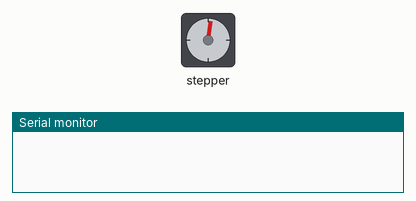
A sketch run on a simulated Arduino Uno, built with avr-gcc and run on an emulated ATmega328P. Shown: stepper motor, the last lines printed to the serial monitor. Stepper angles assume 200 steps per turn.

Above: at 0.05 s.
At 2.4 s:
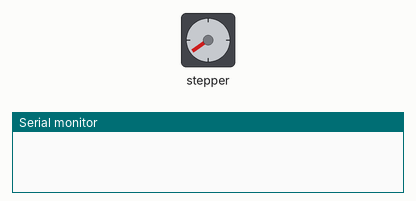
At 4.35 s:
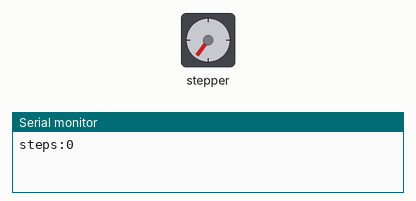
At 6.3 s:
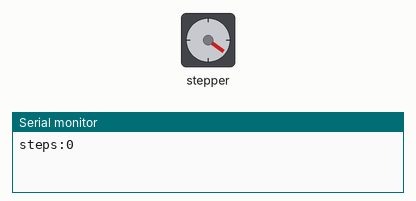
Timing chart, 0 to 10.2 s (numbered marks = the images above):
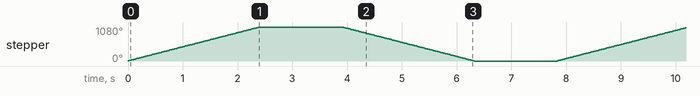

The sketch:

Stepper_Motor_Code_For_Hero_Jr_Orignal_Stepper.ino
```cpp
/*
 Stepper Motor Control - one step at a time

 This program drives a unipolar or bipolar stepper motor.
 The motor is attached to digital pins 8 - 11 of the Arduino.

 The motor will step one step at a time, very slowly.  You can use this to
 test that you've got the four wires of your stepper wired to the correct
 pins. If wired correctly, all steps should be in the same direction.

 Use this also to count the number of steps per revolution of your motor,
 if you don't know it.  Then plug that number into the oneRevolution
 example to see if you got it right.

 Created 30 Nov. 2009
 by Tom Igoe

 */

#include <Stepper.h>

const int stepsPerRevolution = 200;  // change this to fit the number of steps per revolution
                                     // for your motor

// initialize the stepper library on pins 8 through 11:
Stepper myStepper(stepsPerRevolution, 46, 44, 42, 48);

int stepCount = 0;         // number of steps the motor has taken

void setup() {
  // initialize the serial port:
  Serial.begin(9600);
 myStepper.setSpeed(75);
}

void loop() {
  // step one step:
  myStepper.step(600);
  Serial.print("steps:" );
  Serial.println(stepCount);
  stepCount++;
  delay(1500);
  myStepper.step(-600);
  delay(1500);
}
```

Measured:
- by itself, stepper: turns 1080° clockwise in 2.4 s, then 1080° counter-clockwise in 2.4 s, repeating every 7.8 s
